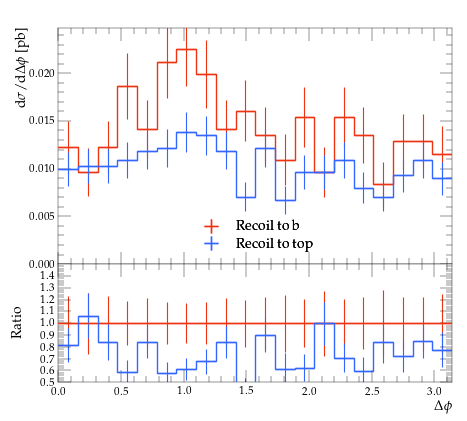

Reproduce this figure in Python.
#! /usr/bin/env python

# This Python script was auto-generated using YODA v2.0.2.
# Analysis object: /MC_TTBAR/onelep_jetl_1_jetl_2_dphi
# Timestamp: 07-08-2026 (11:29:32)

import matplotlib as mpl
import matplotlib.pyplot as plt
mpl.use('Agg') # comment out for interactive use
import os
import numpy as np

plotDir = os.path.split(os.path.realpath(__file__))[0]
if 'YODA_USER_PLOT_PATH' in globals():
    plot_outdir = globals()['YODA_USER_PLOT_PATH']
else:
    plot_outdir = plotDir

#plot style
plt.style.use(os.path.join(plotDir, '../default.mplstyle'))
# plot metadata
figW, figH = plt.rcParams['figure.figsize']
ax_xLabel = r'$\Delta \phi$'
ax_yLabel = r'$\mathrm{d}\sigma/\mathrm{d}\Delta \phi$ [pb]'
ax_title  = r''
ax_xScale = 'linear'
ax_yScale = 'linear'
xLims = (0.0, 3.141593)
yLims = (0.0, 0.024751738000000002)

# TeX-friendly labels for the legend
labels = {
    'legend' : ([ r"Recoil to b", r"Recoil to top" ], r""),
}

# Adjust canvas width and height
canvasW = 10.0
canvasH = 9.0
figW *= canvasW/10.
figH *= canvasH/9.

# Create figure and axis objects
fig, (ax, ratio0_ax) = plt.subplots(2, 1, sharex=True,
                  figsize=(figW,figH), gridspec_kw={'height_ratios': (6.0, 3.0)})

# Set figure margins
plt.subplots_adjust(
    left   = 1.0 * plt.rcParams['figure.subplot.left'],
    right  = 1.0 * plt.rcParams['figure.subplot.right'],
    top    = 1.0 * plt.rcParams['figure.subplot.top'],
    bottom = 1.0 * plt.rcParams['figure.subplot.bottom'])

ratio0_ax.yaxis.set_major_locator(mpl.ticker.MultipleLocator(0.1))
ratio0_ax.set_ylim(0.5, 1.4999)
ratio0_ax.set_ylabel('Ratio')

# the numerical data is stored in a separate file
dataf = dict()
prefix = os.path.split(__file__)[0]
if prefix:    prefix = prefix + '/'
exec(open(prefix+'onelep_jetl_1_jetl_2_dphi__data.py').read(), dataf)


legend_handles = dict() # keep track of handles for the legend

# style options for curves
# starts at zorder>=5 to draw curve on top of legend
styles = {
  'rec_b': {
    'color' : '#EE3311',
    'linestyle' : '-',
    'linewidth' : 1,
    'marker' : 'none',
    'markersize' : 2,
    'capsize' : 0.0,
    'zorder' : 5,
    'histstyle' : 1,
    'drawstyle' : 'steps-pre',
    'xerrorbars' : 1,
    'yerrorbars' : 1,
    'fillcolor' : None,
    'fillopacity' : 1.0,
    'ratio0_linestyle' : '-',
    'ratio0_linewidth' : 1,
    'ratio0_marker' : 'none',
    'ratio0_markersize' : 2,
    'ratio0_capsize' : 0.0,
    'ratio0_zorder' : 5,
    'ratio0_histstyle' : 1,
    'ratio0_drawstyle' : 'steps-pre',
    'ratio0_xerrorbars' : 1,
    'ratio0_yerrorbars' : 1,
  },
  'rec_t': {
    'color' : '#3366FF',
    'linestyle' : '-',
    'linewidth' : 1,
    'marker' : 'none',
    'markersize' : 2,
    'capsize' : 0.0,
    'zorder' : 6,
    'histstyle' : 1,
    'drawstyle' : 'steps-pre',
    'xerrorbars' : 1,
    'yerrorbars' : 1,
    'fillcolor' : None,
    'fillopacity' : 1.0,
    'ratio0_linestyle' : '-',
    'ratio0_linewidth' : 1,
    'ratio0_marker' : 'none',
    'ratio0_markersize' : 2,
    'ratio0_capsize' : 0.0,
    'ratio0_zorder' : 6,
    'ratio0_histstyle' : 1,
    'ratio0_drawstyle' : 'steps-pre',
    'ratio0_xerrorbars' : 1,
    'ratio0_yerrorbars' : 1,
  },
}

# curve from input yoda files in main panel
for label, yvals in dataf['yvals'].items():
    if all(np.isnan(v) for v in dataf['yvals'][label]):
        continue
    tmp = None
    if styles[label]['histstyle']: # draw as histogram
        xpos = dataf['xedges'][label] if styles[label]['drawstyle'] else dataf['xpoints'][label]
        ypos = np.insert(yvals, 0, yvals[0]) if styles[label]['drawstyle'] else yvals
        if styles[label]['fillcolor']: # fill area below curve
            ax.fill_between(xpos, ypos, step='pre',
                            color=styles[label]['fillcolor'],
                            alpha=styles[label]['fillopacity'])
        tmp, = ax.plot(xpos, ypos,
                       color=styles[label]['color'],
                       linestyle=styles[label]['linestyle'],
                       linewidth=styles[label]['linewidth'],
                       drawstyle=styles[label]['drawstyle'], solid_joinstyle='miter',
                       zorder=styles[label]['zorder'], label=label)
    tmp = ax.errorbar(dataf['xpoints'][label], yvals,
                      xerr=np.array(dataf['xerrs'][label])*styles[label]['xerrorbars'],
                      yerr=np.array(dataf['yerrs'][label])*styles[label]['yerrorbars'],
                      fmt=styles[label]['marker'], capsize=styles[label]['capsize'],
                      markersize=styles[label]['markersize'],
                      ecolor=styles[label]['color'],
                      color=styles[label]['color'], zorder=styles[label]['zorder'])
    tmp[-1][0].set_linestyle(styles[label]['linestyle'])
    tmp[-1][0].set_linewidth(styles[label]['linewidth'])
    if label in dataf['add_legend_handle']:  legend_handles[label] = tmp
    for varLabel in dataf['variation_yvals'].keys():
        if varLabel.startswith(label):
            tmp, = ax.plot(dataf['xedges'][label], dataf['variation_yvals'][varLabel],
                           color=styles[label]['color'],
                           linestyle=styles[label]['linestyle'],
                           linewidth=styles[label]['linewidth'],
                           drawstyle='steps-pre', solid_joinstyle='miter',
                           zorder=styles[label]['zorder'], alpha=0.5)


# plots on ratio panel
# curve from input yoda files in ratio panel
for label, yvals in dataf['ratio0_yvals'].items():
    if all(np.isnan(v) for v in yvals):
        continue
    if styles[label]['ratio0_histstyle']: # plot as histogram
        xpos = dataf['xedges']['rec_b'] if styles[label]['ratio0_drawstyle'] else dataf['xpoints']['rec_b']
        ypos = np.insert(yvals, 0, yvals[0]) if styles[label]['ratio0_drawstyle'] else yvals
        ratio0_ax.plot(xpos, ypos,
                       color=styles[label]['color'],
                       linewidth=styles[label]['linewidth'],
                       linestyle=styles[label]['ratio0_linestyle'],
                       drawstyle=styles[label]['ratio0_drawstyle'], zorder=styles[label]['zorder'],
                       solid_joinstyle='miter')
    tmp = ratio0_ax.errorbar(dataf['xpoints']['rec_b'], yvals,
                             xerr=np.array(dataf['ref_xerrs'])*styles[label]['ratio0_xerrorbars'],
                             yerr=np.array(dataf['ratio0_yerrs'][label])*styles[label]['ratio0_yerrorbars'],
                             fmt=styles[label]['ratio0_marker'], capsize=styles[label]['ratio0_capsize'],
                             markersize=styles[label]['ratio0_markersize'],
                             ecolor=styles[label]['color'],
                             color=styles[label]['color'])
    tmp[-1][0].set_linestyle(styles[label]['ratio0_linestyle'])
    tmp[-1][0].set_linewidth(styles[label]['ratio0_linewidth'])

    for varlabel in dataf['ratio0_variation_vals'].keys():
        if varlabel.startswith(label):
            ratio0_ax.plot(dataf['xedges']['rec_b'],
                            dataf['ratio0_variation_vals'][varlabel],
                            color=styles[label]['color'],
                            linestyle=styles[label]['linestyle'],
                            linewidth=styles[label]['linewidth'],
                            drawstyle='steps-pre', solid_joinstyle='miter',
                            zorder=1, alpha=0.5)

legend_items = list(legend_handles.values())
ax.add_artist(ax.legend(legend_items,
                        labels['legend'][0],
                        title=labels['legend'][1],
                        alignment='left',
                        loc='lower center',
                        bbox_to_anchor=(0.5, 0.0)))

# set plot metadata as defined above
ratio0_ax.set_xlabel(ax_xLabel)
ratio0_ax.xaxis.set_label_coords(1., -0.15)
ax.set_ylabel(ax_yLabel, ha='right', va='top')
ax.yaxis.set_label_coords(-0.11, 1.0)
ax.set_title(ax_title, loc='left')
ax.set_xscale(ax_xScale)
ax.set_yscale(ax_yScale)
ax.set_xlim(xLims)
ax.set_ylim(yLims)

# tick formatting
plt.rcParams['xtick.top'] = True
plt.rcParams['ytick.right'] = True
fig.align_ylabels((ax, ratio0_ax))
plt.savefig(os.path.join(plot_outdir, 'onelep_jetl_1_jetl_2_dphi.pdf'), format='PDF')
plt.savefig(os.path.join(plot_outdir, 'onelep_jetl_1_jetl_2_dphi.png'), format='PNG')

plt.close(fig)
